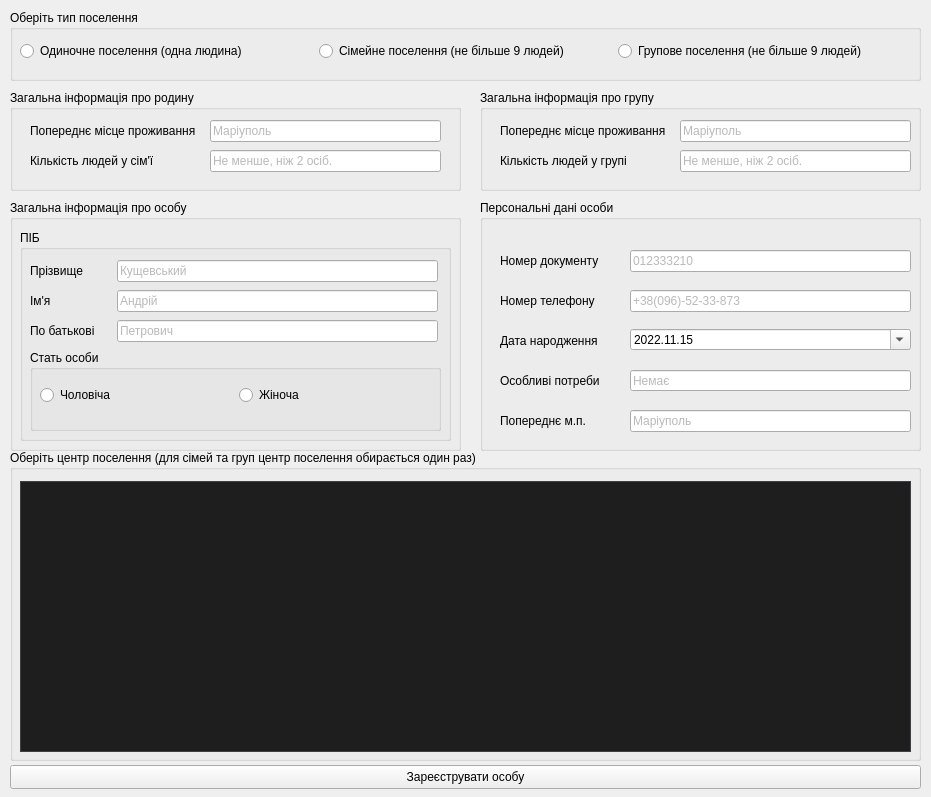
<?xml version="1.0" encoding="UTF-8"?>
<ui version="4.0">
 <class>SettlementWindow</class>
 <widget class="QWidget" name="SettlementWindow">
  <property name="enabled">
   <bool>true</bool>
  </property>
  <property name="geometry">
   <rect>
    <x>0</x>
    <y>0</y>
    <width>931</width>
    <height>797</height>
   </rect>
  </property>
  <property name="windowTitle">
   <string>Form</string>
  </property>
  <property name="windowIcon">
   <iconset resource="icons.qrc">
    <normaloff>:/icons/settelement_icon.png</normaloff>:/icons/settelement_icon.png</iconset>
  </property>
  <widget class="QPushButton" name="applyPushButton">
   <property name="geometry">
    <rect>
     <x>10</x>
     <y>765</y>
     <width>911</width>
     <height>24</height>
    </rect>
   </property>
   <property name="text">
    <string>Зареєструвати особу</string>
   </property>
  </widget>
  <widget class="QGroupBox" name="centerGroupBox">
   <property name="geometry">
    <rect>
     <x>10</x>
     <y>450</y>
     <width>911</width>
     <height>311</height>
    </rect>
   </property>
   <property name="title">
    <string>Оберіть центр поселення (для сімей та груп центр поселення обирається один раз)</string>
   </property>
   <widget class="QTableView" name="centerTableView">
    <property name="geometry">
     <rect>
      <x>10</x>
      <y>31</y>
      <width>891</width>
      <height>271</height>
     </rect>
    </property>
    <property name="styleSheet">
     <string notr="true">/*!*************************************
  VS15 Dark
****************************************
  Author: chintsu_kun
  Version: 2.0.2
  Licence: GNU General Public License v3.0 (https://www.gnu.org/licenses/gpl-3.0.en.html)
  Url: https://github.com/nikolay-borzov/modorganizer-themes
****************************************
*/
/* For some reason applying background-color or border fixes paddings properties */
QListWidget::item {
  border-width: 0; }

/* Don't override install label on download widget.
   MO2 assigns color depending on download state */
#installLabel {
  color: none; }

/* Make `background-color` work for :hover, :focus and :pressed states */
QToolButton {
  border: none; }

/* Main Window */
QWidget {
  background-color: #2D2D30;
  color: #F1F1F1; }
  QWidget::disabled {
    color: #656565; }

/* Common */
/* remove outline */
* {
  outline: 0; }

*:disabled,
QListView::item:disabled,
*::item:selected:disabled {
  color: #656565; }

/* line heights */
/* QTreeView#fileTree::item - currently have problem with size column vertical
   text align  */
#bsaList::item,
#dataTree::item,
QTreeView#modList::item,
QTreeWidget#categoriesTree::item,
#savegameList::item,
#tabConflicts QTreeWidget::item {
  padding: 0.3em 0; }

QListView::item,
QTreeView#espList::item {
  padding-top: 0.3em;
  padding-bottom: 0.3em;
}

/* to enable border color */
QTreeView,
QListView,
QTextEdit,
QWebView,
QTableView {
  border-style: solid;
  border-width: 1px; }

QAbstractItemView {
  color: #DCDCDC;
  background-color: #1E1E1E;
  alternate-background-color: #262626;
  border-color: #3F3F46; }
  QAbstractItemView::item:selected, QAbstractItemView::item:selected:hover {
    background-color: #3399FF;
    color: #F1F1F1; }

QAbstractItemView[filtered=true] {
	border: 2px solid #f00 !important;
}

QAbstractItemView,
QListView,
QTreeView {
  show-decoration-selected: 1; }

QAbstractItemView::item:hover,
QListView::item:hover,
QTreeView::branch:hover,
QTreeWidget::item:hover {
  background-color: rgba(51, 153, 255, 0.3); }

QAbstractItemView::item:selected:disabled,
QListView::item:selected:disabled,
QTreeView::branch:selected:disabled,
QTreeWidget::item:selected:disabled {
  background-color: rgba(51, 153, 255, 0.3); }

QTreeView::branch:selected {
  background-color: #3399FF; }

QLabel {
  background-color: transparent; }

LinkLabel {
  qproperty-linkColor: #3399FF; }

/* Left Pane &amp; File Trees #QTreeView, #QListView*/
QTreeView::branch:closed:has-children {
  image: url(./vs15/branch-closed.png); }

QTreeView::branch:open:has-children {
  image: url(./vs15/branch-open.png); }

/*QListView::item:hover { }
QListView::item:selected { }*/
QListView::item {
  color: #F1F1F1; }

/* Text areas and text fields #QTextEdit, #QLineEdit, #QWebView */
QTextEdit,
QWebView,
QLineEdit,
QAbstractSpinBox,
QAbstractSpinBox::up-button,
QAbstractSpinBox::down-button,
QComboBox {
  background-color: #333337;
  border-color: #3F3F46; }

QLineEdit:hover,
QAbstractSpinBox:hover,
QTextEdit:hover,
QComboBox:hover,
QComboBox:editable:hover {
  border-color: #007ACC; }

QLineEdit:focus,
QAbstractSpinBox::focus,
QTextEdit:focus,
QComboBox:focus,
QComboBox:editable:focus,
QComboBox:on {
  background-color: #3F3F46;
  border-color: #3399FF; }

QComboBox:on {
  border-bottom-color: #3F3F46; }

QLineEdit,
QAbstractSpinBox {
  min-height: 15px;
  padding: 2px;
  border-style: solid;
  border-width: 1px; }

QLineEdit {
  margin-top: 0; }

/* clear button */
QLineEdit QToolButton,
QLineEdit QToolButton:hover {
  background: none;
  margin-top: 1px; }

QLineEdit#espFilterEdit QToolButton {
  margin-top: -2px;
  margin-bottom: 1px; }

/* Drop-downs #QComboBox*/
QComboBox {
  min-height: 20px;
  padding-left: 5px;
  margin: 3px 0 1px 0;
  border-style: solid;
  border-width: 1px; }
  QComboBox:editable {
    padding-left: 3px;
    /* to enable hover styles */
    background-color: transparent; }
  QComboBox::drop-down {
    width: 20px;
    subcontrol-origin: padding;
    subcontrol-position: top right;
    border: none;
    /* If you need to set style for drop-down button
    &amp;:on,
    &amp;:editable:hover {
      background-color: red;
    } */ }
  QComboBox::down-arrow {
    image: url(./vs15/combobox-down.png); }
  QComboBox QAbstractItemView {
    background-color: #1B1B1C;
    selection-background-color: #3F3F46;
    border-color: #3399FF;
    border-style: solid;
    border-width: 0 1px 1px 1px; }

/* doesn't work http://stackoverflow.com/questions/13308341/qcombobox-abstractitemviewitem*/
/*QComboBox QAbstractItemView:item {
  padding: 10px;
  margin: 10px;
}*/
/* Toolbar */
QToolBar {
  border: none; }

QToolBar::separator {
  border-left-color: #222222;
  border-right-color: #46464A;
  border-width: 0 1px 0 1px;
  border-style: solid;
  width: 0; }

QToolButton {
  padding: 4px; }
  QToolButton:hover, QToolButton:focus {
    background-color: #3E3E40; }
  QToolButton:pressed {
    background-color: #3399FF; }

QToolButton::menu-indicator {
  image: url(./vs15/combobox-down.png);
  subcontrol-origin: padding;
  subcontrol-position: center right;
  padding-top: 10%;
  padding-right: 5%; }

/* Group Boxes #QGroupBox */
QGroupBox {
  border-color: #3F3F46;
  border-style: solid;
  border-width: 1px;
  padding: 1em .3em .3em .3em;
  margin-top: .65em; }

QGroupBox::title {
  subcontrol-origin: margin;
  subcontrol-position: top left;
  padding: 2px;
  left: 10px; }

/* LCD Count */
QLCDNumber {
  border-color: #3F3F46;
  border-style: solid;
  border-width: 1px; }

/* Buttons #QPushButton */
QPushButton {
  background-color: #333337;
  border-color: #3F3F46;
  min-height: 18px;
  padding: 2px 5px;
  border-style: solid;
  border-width: 1px; }

QPushButton:hover,
QPushButton:checked,
QPushButton:focus,
QAbstractSpinBox::up-button:hover,
QAbstractSpinBox::down-button:hover {
  background-color: #007ACC; }

QPushButton:pressed,
QPushButton:checked:hover,
QAbstractSpinBox::up-button:pressed,
QAbstractSpinBox::down-button:pressed {
  background-color: #1C97EA; }

QPushButton:disabled,
QAbstractSpinBox::up-button:disabled,
QAbstractSpinBox::down-button:disabled {
  background-color: #333337;
  border-color: #3F3F46; }

QPushButton::menu-indicator {
  image: url(./vs15/combobox-down.png);
  subcontrol-origin: padding;
  subcontrol-position: center right;
  padding-right: 5%; }

/* Dialog buttons */
QDialog QPushButton,
QSlider::handle:horizontal,
QSlider::handle:vertical {
  color: #000000;
  background-color: #DDDDDD;
  border-color: #707070;
  border-style: solid;
  border-width: 1px; }

QDialog QPushButton:hover,
QSlider::handle:horizontal:hover,
QSlider::handle:vertical:hover,
QSlider::handle:horizontal:pressed,
QSlider::handle:vertical:pressed {
  background-color: #BEE6FD;
  border-color: #3C7FB1; }

QSlider::handle:horizontal:focus:!pressed,
QSlider::handle:vertical:focus:!pressed,
QDialog QPushButton:focus,
QDialog QPushButton:checked {
  background-color: #DDDDDD;
  border-color: #3399FF; }

QDialog QPushButton:disabled,
QSlider::handle:horizontal:disabled,
QSlider::handle:vertical:disabled {
  background-color: #333337;
  border-color: #3F3F46; }

QDialog QPushButton {
  min-width: 1.5em;
  padding-left: .5em;
  padding-right: .5em; }

/* Check boxes and Radio buttons common #QCheckBox, #QRadioButton */
QGroupBox::indicator,
QTreeView::indicator,
QCheckBox::indicator,
QRadioButton::indicator {
  background-color: #2D2D30;
  border-color: #3F3F46;
  width: 13px;
  height: 13px;
  border-style: solid;
  border-width: 1px; }
  QGroupBox::indicator:hover,
  QTreeView::indicator:hover,
  QCheckBox::indicator:hover,
  QRadioButton::indicator:hover {
    background-color: #3F3F46;
    border-color: #007ACC; }

QGroupBox::indicator:checked,
QTreeView::indicator:checked,
QCheckBox::indicator:checked {
  image: url(./vs15/checkbox-check.png); }

QGroupBox::indicator:disabled,
QTreeView::indicator:checked:disabled,
QCheckBox::indicator:checked:disabled {
  image: url(./vs15/checkbox-check-disabled.png); }

/* Check boxes special */
QTreeView#modList::indicator {
  width: 15px;
  height: 15px; }

/* Radio buttons #QRadioButton */
QRadioButton::indicator {
  border-radius: 7px; }
  QRadioButton::indicator::checked {
    background-color: #B9B9BA;
    border-width: 2px;
    width: 11px;
    height: 11px; }
    QRadioButton::indicator::checked:hover {
      border-color: #3F3F46; }

/* Spinners #QSpinBox, #QDoubleSpinBox */
QAbstractSpinBox {
  margin: 1px; }

QAbstractSpinBox::up-button,
QAbstractSpinBox::down-button {
  border-style: solid;
  border-width: 1px;
  subcontrol-origin: padding; }

QAbstractSpinBox::up-button {
  subcontrol-position: top right; }

QAbstractSpinBox::up-arrow {
  image: url(./vs15/spinner-up.png); }

QAbstractSpinBox::down-button {
  subcontrol-position: bottom right; }

QAbstractSpinBox::down-arrow {
  image: url(./vs15/spinner-down.png); }

/* Sliders #QSlider */
QSlider::groove:horizontal {
  background-color: #3F3F46;
  border: none;
  height: 8px;
  margin: 2px 0; }

QSlider::handle:horizontal {
  width: .5em;
  height: 2em;
  margin: -7px 0;
  subcontrol-origin: margin; }

/* Scroll Bars #QAbstractScrollArea, #QScrollBar*/
/* assigning background still leaves not filled area*/
QAbstractScrollArea::corner {
  background-color: transparent; }

/* Horizontal */
QScrollBar:horizontal {
  height: 18px;
  border: none;
  margin: 0 23px 0 23px; }

QScrollBar::handle:horizontal {
  min-width: 32px;
  margin: 4px 2px; }

QScrollBar::add-line:horizontal {
  width: 23px;
  subcontrol-position: right;
  subcontrol-origin: margin; }

QScrollBar::sub-line:horizontal {
  width: 23px;
  subcontrol-position: left;
  subcontrol-origin: margin; }

/* Vertical */
QScrollBar:vertical {
  width: 20px;
  border: none;
  margin: 23px 0 23px 0; }

QScrollBar::handle:vertical {
  min-height: 32px;
  margin: 2px 4px; }

QScrollBar::add-line:vertical {
  height: 23px;
  subcontrol-position: bottom;
  subcontrol-origin: margin; }

QScrollBar::sub-line:vertical {
  height: 23px;
  subcontrol-position: top;
  subcontrol-origin: margin; }

/* Combined */
QScrollBar {
  background-color: #3E3E42;
  border: none; }

QScrollBar::handle {
  background-color: #686868; }

QScrollBar::add-line,
QScrollBar::sub-line {
  background-color: #3E3E42;
  border: none; }

/*QScrollBar::add-line:horizontal:hover,
QScrollBar::sub-line:horizontal:hover,
QScrollBar::add-line:vertical:hover,
QScrollBar::sub-line:vertical:hover,
QScrollBar::add-line:horizontal:pressed,
QScrollBar::sub-line:horizontal:pressed,
QScrollBar::add-line:vertical:pressed,
QScrollBar::sub-line:vertical:pressed { }*/
QScrollBar::handle:hover {
  background: #9E9E9E; }

QScrollBar::handle:pressed {
  background: #EFEBEF; }

QScrollBar::handle:disabled {
  background: #555558; }

QScrollBar::add-page,
QScrollBar::sub-page {
  background: transparent; }

QScrollBar::up-arrow:vertical {
  image: url(./vs15/scrollbar-up.png); }

QScrollBar::up-arrow:vertical:hover {
  image: url(./vs15/scrollbar-up-hover.png); }

QScrollBar::up-arrow:vertical:disabled {
  image: url(./vs15/scrollbar-up-disabled.png); }

QScrollBar::right-arrow:horizontal {
  image: url(./vs15/scrollbar-right.png); }

QScrollBar::right-arrow:horizontal:hover {
  image: url(./vs15/scrollbar-right-hover.png); }

QScrollBar::right-arrow:horizontal:disabled {
  image: url(./vs15/scrollbar-right-disabled.png); }

QScrollBar::down-arrow:vertical {
  image: url(./vs15/scrollbar-down.png); }

QScrollBar::down-arrow:vertical:hover {
  image: url(./vs15/scrollbar-down-hover.png); }

QScrollBar::down-arrow:vertical:disabled {
  image: url(./vs15/scrollbar-down-disabled.png); }

QScrollBar::left-arrow:horizontal {
  image: url(./vs15/scrollbar-left.png); }

QScrollBar::left-arrow:horizontal:hover {
  image: url(./vs15/scrollbar-left-hover.png); }

QScrollBar::left-arrow:horizontal:disabled {
  image: url(./vs15/scrollbar-left-disabled.png); }

/* Header Rows and Tables (Configure Mod Categories) #QTableView, #QHeaderView */
QTableView {
  gridline-color: #3F3F46;
  selection-background-color: #3399FF;
  selection-color: #F1F1F1; }

QTableView QTableCornerButton::section {
  background: #252526;
  border-color: #3F3F46;
  border-style: solid;
  border-width: 0 1px 1px 0; }

QHeaderView {
  border: none; }

QHeaderView::section {
  background: #252526;
  border-color: #3F3F46;
  padding: 3px 5px;
  border-style: solid;
  border-width: 0 1px 1px 0; }

QHeaderView::section:hover {
  background: #3E3E40;
  color: #F6F6F6; }

/*QHeaderView::section:first { }*/
QHeaderView::section:last {
  border-right: 0; }

QHeaderView::up-arrow {
  image: url(./vs15/sort-asc.png);
  margin-bottom: -37px; }

DownloadListView QHeaderView::up-arrow {
  margin-bottom: -47px; }

QHeaderView::down-arrow {
  image: url(./vs15/sort-desc.png);
  margin-bottom: 0; }

/* Context menus, toolbar drop-downs #QMenu  */
QMenu {
  background-color: #1A1A1C;
  border-color: #333337;
  border-style: solid;
  border-width: 1px;
  padding: 2px; }

QMenu::item {
  background: transparent;
  padding: 4px 20px; }

QMenu::item:selected, QMenuBar::item:selected {
  background-color: #333334; }

QMenu::item:disabled {
  background-color: transparent; }

QMenu::separator {
  background-color: #333337;
  height: 1px;
  margin: 1px 0; }

QMenu::icon {
  margin: 1px; }

QMenu::right-arrow {
  image: url(./vs15/sub-menu-arrow.png);
  subcontrol-origin: padding;
  subcontrol-position: center right;
  padding-right: .5em; }

QMenu QPushButton {
  background-color: transparent;
  border-color: #3F3F46;
  margin: 1px 0 1px 0; }

QMenu QCheckBox,
QMenu QRadioButton {
  background-color: transparent;
  padding: 5px 2px; }

/* Tool tips #QToolTip, #SaveGameInfoWidget */
QToolTip,
SaveGameInfoWidget {
  background-color: #424245;
  border-color: #4D4D50;
  color: #F1F1F1;
  border-style: solid;
  border-width: 1px;
  padding: 2px; }

QStatusBar::item {border: None;}

/* Progress Bars (Downloads) #QProgressBar */
QProgressBar {
  background-color: #E6E6E6;
  color: #000;
  border-color: #BCBCBC;
  text-align: center;
  border-style: solid;
  border-width: 1px;
  margin: 0 0px; }

QProgressBar::chunk {
  background: #06B025; }

DownloadListView[downloadView=standard]::item {
	padding: 16px;
}

DownloadListView[downloadView=compact]::item {
	padding: 4px;
}

/* Right Pane and Tab Bars #QTabWidget, #QTabBar */
QTabWidget::pane {
  border-color: #3F3F46;
  border-top-color: #007ACC;
  top: 0;
  border-style: solid;
  border-width: 1px; }

QTabWidget::pane:disabled {
  border-top-color: #3F3F46; }

/*QTabWidget::tab-bar { }*/
QTabBar::tab {
  background-color: transparent;
  padding: 4px 1em;
  border: none; }

QTabBar::tab:hover {
  background-color: #1C97EA; }

QTabBar::tab:selected,
QTabBar::tab:selected:hover {
  background-color: #007ACC; }

QTabBar::tab:disabled {
  background-color: transparent;
  color: #656565; }

QTabBar::tab:selected:disabled {
  background-color: #3F3F46; }

/* Scrollers */
QTabBar QToolButton {
  background-color: #333337;
  border-color: #3F3F46;
  padding: 1px;
  margin: 0;
  border-style: solid;
  border-width: 1px; }

QTabBar QToolButton:hover {
  border-color: #007ACC;
  border-width: 1px;
  border-style: solid; }

QTabBar QToolButton:disabled,
QTabBar QToolButton:pressed:hover {
  background-color: #333337; }

/*QTabBar::tear { }*/
QTabBar::scroller {
  width: 23px;
  background-color: red; }

QTabBar QToolButton::right-arrow {
  image: url(./vs15/scrollbar-right.png); }

QTabBar QToolButton::right-arrow:hover {
  image: url(./vs15/scrollbar-right-hover.png); }

QTabBar QToolButton::left-arrow {
  image: url(./vs15/scrollbar-left.png); }

QTabBar QToolButton::left-arrow:hover {
  image: url(./vs15/scrollbar-left-hover.png); }

/* Special styles */
QWidget#tabImages QPushButton {
  background-color: transparent;
  margin: 0 .3em;
  padding: 0; }

/* like dialog QPushButton*/
QWidget#tabESPs QToolButton {
  color: #000000;
  background-color: #DDDDDD;
  border-color: #707070;
  border-style: solid;
  border-width: 1px; }

QWidget#tabESPs QToolButton:hover {
  background-color: #BEE6FD;
  border-color: #3C7FB1; }

QWidget#tabESPs QToolButton:focus {
  background-color: #DDDDDD;
  border-color: #3399FF; }

QWidget#tabESPs QToolButton:disabled {
  background-color: #333337;
  border-color: #3F3F46; }

QTreeWidget#categoriesList {
  /*min-width: 225px;*/ }

QTreeWidget#categoriesList::item {
  background-position: center left;
  background-repeat: no-repeat;
  padding: .35em 10px; }

QTreeWidget#categoriesList::item:has-children {
  background-image: url(./vs15/branch-closed.png); }

QTreeWidget#categoriesList::item:has-children:open {
  background-image: url(./vs15/branch-open.png); }

QDialog#QueryOverwriteDialog QPushButton {
  margin-left: .5em; }

QDialog#PyCfgDialog QPushButton:hover {
  background-color: #BEE6FD; }

QLineEdit#modFilterEdit {
  margin-top: 2px; }

/* highlight unchecked BSAs */
QWidget#bsaTab QTreeWidget::indicator:unchecked {
  background-color: #3399FF; }

/* increase version text field */
QLineEdit#versionEdit {
  max-width: 100px; }

/* Dialogs width changes */
/* increase width to prevent buttons cutting */
QDialog#QueryOverwriteDialog {
  min-width: 565px; }

QDialog#ModInfoDialog {
  min-width: 850px; }

QLineEdit[valid-filter=false] {
	background-color: #661111 !important;
}</string>
    </property>
   </widget>
  </widget>
  <widget class="QGroupBox" name="typeSetGroupBox">
   <property name="geometry">
    <rect>
     <x>10</x>
     <y>10</y>
     <width>911</width>
     <height>71</height>
    </rect>
   </property>
   <property name="title">
    <string>Оберіть тип поселення</string>
   </property>
   <widget class="QWidget" name="layoutWidget_2">
    <property name="geometry">
     <rect>
      <x>10</x>
      <y>30</y>
      <width>891</width>
      <height>22</height>
     </rect>
    </property>
    <layout class="QHBoxLayout" name="horizontalLayout">
     <item>
      <widget class="QRadioButton" name="singleRadioButton">
       <property name="text">
        <string>Одиночне поселення (одна людина)</string>
       </property>
      </widget>
     </item>
     <item>
      <widget class="QRadioButton" name="familyRadioButton">
       <property name="text">
        <string>Сімейне поселення (не більше 9 людей)</string>
       </property>
      </widget>
     </item>
     <item>
      <widget class="QRadioButton" name="groupRadioButton">
       <property name="text">
        <string>Групове поселення (не більше 9 людей)</string>
       </property>
      </widget>
     </item>
    </layout>
   </widget>
  </widget>
  <widget class="QGroupBox" name="personInfoGroupBox">
   <property name="geometry">
    <rect>
     <x>10</x>
     <y>200</y>
     <width>451</width>
     <height>251</height>
    </rect>
   </property>
   <property name="title">
    <string>Загальна інформація про особу</string>
   </property>
   <widget class="QGroupBox" name="initialsGroupBox">
    <property name="geometry">
     <rect>
      <x>10</x>
      <y>30</y>
      <width>431</width>
      <height>211</height>
     </rect>
    </property>
    <property name="title">
     <string>ПІБ</string>
    </property>
    <widget class="QLineEdit" name="lastnameLineEdit">
     <property name="geometry">
      <rect>
       <x>97</x>
       <y>30</y>
       <width>321</width>
       <height>22</height>
      </rect>
     </property>
     <property name="styleSheet">
      <string notr="true">color: rgb(115, 115, 115);</string>
     </property>
     <property name="placeholderText">
      <string>Кущевський</string>
     </property>
    </widget>
    <widget class="QLabel" name="lastnameLabel">
     <property name="geometry">
      <rect>
       <x>10</x>
       <y>30</y>
       <width>81</width>
       <height>22</height>
      </rect>
     </property>
     <property name="text">
      <string>Прізвище</string>
     </property>
    </widget>
    <widget class="QLabel" name="firstnameLabel">
     <property name="geometry">
      <rect>
       <x>10</x>
       <y>60</y>
       <width>81</width>
       <height>22</height>
      </rect>
     </property>
     <property name="text">
      <string>Ім'я</string>
     </property>
    </widget>
    <widget class="QLineEdit" name="firstnameLineEdit">
     <property name="geometry">
      <rect>
       <x>97</x>
       <y>60</y>
       <width>321</width>
       <height>22</height>
      </rect>
     </property>
     <property name="styleSheet">
      <string notr="true">color: rgb(115, 115, 115);</string>
     </property>
     <property name="placeholderText">
      <string>Андрій</string>
     </property>
    </widget>
    <widget class="QLineEdit" name="middlenameLineEdit">
     <property name="geometry">
      <rect>
       <x>97</x>
       <y>90</y>
       <width>321</width>
       <height>22</height>
      </rect>
     </property>
     <property name="styleSheet">
      <string notr="true">color: rgb(115, 115, 115);</string>
     </property>
     <property name="placeholderText">
      <string>Петрович</string>
     </property>
    </widget>
    <widget class="QLabel" name="middlenameLabel">
     <property name="geometry">
      <rect>
       <x>10</x>
       <y>90</y>
       <width>81</width>
       <height>22</height>
      </rect>
     </property>
     <property name="text">
      <string>По батькові</string>
     </property>
    </widget>
    <widget class="QGroupBox" name="sexGroupBox">
     <property name="geometry">
      <rect>
       <x>10</x>
       <y>120</y>
       <width>411</width>
       <height>81</height>
      </rect>
     </property>
     <property name="title">
      <string>Стать особи</string>
     </property>
     <widget class="QWidget" name="layoutWidget">
      <property name="geometry">
       <rect>
        <x>10</x>
        <y>30</y>
        <width>391</width>
        <height>31</height>
       </rect>
      </property>
      <layout class="QHBoxLayout" name="horizontalLayout_2">
       <item>
        <widget class="QRadioButton" name="maleRadioButton">
         <property name="text">
          <string>Чоловіча</string>
         </property>
        </widget>
       </item>
       <item>
        <widget class="QRadioButton" name="femaleRadioButton">
         <property name="text">
          <string>Жіноча</string>
         </property>
        </widget>
       </item>
      </layout>
     </widget>
    </widget>
   </widget>
  </widget>
  <widget class="QGroupBox" name="groupInfoGroupBox">
   <property name="geometry">
    <rect>
     <x>480</x>
     <y>90</y>
     <width>441</width>
     <height>101</height>
    </rect>
   </property>
   <property name="title">
    <string>Загальна інформація про групу</string>
   </property>
   <widget class="QLineEdit" name="groupPreviousResidenceLineEdit">
    <property name="geometry">
     <rect>
      <x>200</x>
      <y>30</y>
      <width>231</width>
      <height>22</height>
     </rect>
    </property>
    <property name="styleSheet">
     <string notr="true">color: rgb(115, 115, 115);</string>
    </property>
    <property name="placeholderText">
     <string>Маріуполь</string>
    </property>
   </widget>
   <widget class="QLabel" name="label_3">
    <property name="geometry">
     <rect>
      <x>20</x>
      <y>30</y>
      <width>181</width>
      <height>21</height>
     </rect>
    </property>
    <property name="text">
     <string>Попереднє місце проживання</string>
    </property>
   </widget>
   <widget class="QLabel" name="label_4">
    <property name="geometry">
     <rect>
      <x>20</x>
      <y>60</y>
      <width>181</width>
      <height>21</height>
     </rect>
    </property>
    <property name="text">
     <string>Кількість людей у групі</string>
    </property>
   </widget>
   <widget class="QLineEdit" name="groupPeopleAmountLineEdit">
    <property name="geometry">
     <rect>
      <x>200</x>
      <y>60</y>
      <width>231</width>
      <height>22</height>
     </rect>
    </property>
    <property name="styleSheet">
     <string notr="true">color: rgb(115, 115, 115);</string>
    </property>
    <property name="text">
     <string/>
    </property>
    <property name="placeholderText">
     <string>Не менше, ніж 2 осіб.</string>
    </property>
   </widget>
  </widget>
  <widget class="QGroupBox" name="personalInfoGroupBox">
   <property name="geometry">
    <rect>
     <x>480</x>
     <y>200</y>
     <width>441</width>
     <height>251</height>
    </rect>
   </property>
   <property name="title">
    <string>Персональні дані особи</string>
   </property>
   <property name="checkable">
    <bool>false</bool>
   </property>
   <widget class="QLabel" name="telephoneLabel">
    <property name="geometry">
     <rect>
      <x>20</x>
      <y>90</y>
      <width>131</width>
      <height>22</height>
     </rect>
    </property>
    <property name="text">
     <string>Номер телефону</string>
    </property>
   </widget>
   <widget class="QLineEdit" name="passportLineEdit">
    <property name="geometry">
     <rect>
      <x>150</x>
      <y>50</y>
      <width>281</width>
      <height>22</height>
     </rect>
    </property>
    <property name="styleSheet">
     <string notr="true">color: rgb(115, 115, 115);</string>
    </property>
    <property name="placeholderText">
     <string>012333210</string>
    </property>
   </widget>
   <widget class="QLineEdit" name="telephoneLineEdit">
    <property name="geometry">
     <rect>
      <x>150</x>
      <y>90</y>
      <width>281</width>
      <height>22</height>
     </rect>
    </property>
    <property name="styleSheet">
     <string notr="true">color: rgb(115, 115, 115);</string>
    </property>
    <property name="placeholderText">
     <string>+38(096)-52-33-873</string>
    </property>
   </widget>
   <widget class="QLabel" name="passportLabel">
    <property name="geometry">
     <rect>
      <x>20</x>
      <y>50</y>
      <width>131</width>
      <height>22</height>
     </rect>
    </property>
    <property name="text">
     <string>Номер документу</string>
    </property>
   </widget>
   <widget class="QDateEdit" name="birthdayDateEdit">
    <property name="geometry">
     <rect>
      <x>150</x>
      <y>129</y>
      <width>281</width>
      <height>21</height>
     </rect>
    </property>
    <property name="displayFormat">
     <string>yyyy.MM.dd</string>
    </property>
    <property name="calendarPopup">
     <bool>true</bool>
    </property>
    <property name="date">
     <date>
      <year>2022</year>
      <month>11</month>
      <day>15</day>
     </date>
    </property>
   </widget>
   <widget class="QLabel" name="birthdayLabel">
    <property name="geometry">
     <rect>
      <x>20</x>
      <y>130</y>
      <width>131</width>
      <height>21</height>
     </rect>
    </property>
    <property name="text">
     <string>Дата народження</string>
    </property>
   </widget>
   <widget class="QLabel" name="needsLabel">
    <property name="geometry">
     <rect>
      <x>20</x>
      <y>170</y>
      <width>131</width>
      <height>22</height>
     </rect>
    </property>
    <property name="text">
     <string>Особливі потреби</string>
    </property>
   </widget>
   <widget class="QLineEdit" name="needsLineEdit">
    <property name="geometry">
     <rect>
      <x>150</x>
      <y>170</y>
      <width>281</width>
      <height>21</height>
     </rect>
    </property>
    <property name="styleSheet">
     <string notr="true">color: rgb(115, 115, 115);</string>
    </property>
    <property name="placeholderText">
     <string>Немає</string>
    </property>
   </widget>
   <widget class="QLineEdit" name="previousPlaceIndLineEdit">
    <property name="geometry">
     <rect>
      <x>150</x>
      <y>210</y>
      <width>281</width>
      <height>22</height>
     </rect>
    </property>
    <property name="styleSheet">
     <string notr="true">color: rgb(115, 115, 115);</string>
    </property>
    <property name="placeholderText">
     <string>Маріуполь</string>
    </property>
   </widget>
   <widget class="QLabel" name="previousPlaceIndLabel">
    <property name="geometry">
     <rect>
      <x>20</x>
      <y>210</y>
      <width>131</width>
      <height>21</height>
     </rect>
    </property>
    <property name="font">
     <font>
      <family>Segoe UI</family>
      <pointsize>9</pointsize>
     </font>
    </property>
    <property name="text">
     <string>Попереднє м.п.</string>
    </property>
   </widget>
  </widget>
  <widget class="QGroupBox" name="familyInfoGroupBox">
   <property name="geometry">
    <rect>
     <x>10</x>
     <y>90</y>
     <width>451</width>
     <height>101</height>
    </rect>
   </property>
   <property name="title">
    <string>Загальна інформація про родину</string>
   </property>
   <widget class="QLineEdit" name="familyPreviousResidenceLineEdit">
    <property name="geometry">
     <rect>
      <x>200</x>
      <y>30</y>
      <width>231</width>
      <height>22</height>
     </rect>
    </property>
    <property name="styleSheet">
     <string notr="true">color: rgb(115, 115, 115);</string>
    </property>
    <property name="text">
     <string/>
    </property>
    <property name="placeholderText">
     <string>Маріуполь</string>
    </property>
   </widget>
   <widget class="QLabel" name="label">
    <property name="geometry">
     <rect>
      <x>20</x>
      <y>30</y>
      <width>181</width>
      <height>21</height>
     </rect>
    </property>
    <property name="text">
     <string>Попереднє місце проживання</string>
    </property>
   </widget>
   <widget class="QLabel" name="label_2">
    <property name="geometry">
     <rect>
      <x>20</x>
      <y>60</y>
      <width>181</width>
      <height>21</height>
     </rect>
    </property>
    <property name="text">
     <string>Кількість людей у сім'ї</string>
    </property>
   </widget>
   <widget class="QLineEdit" name="familyPeopleAmountLineEdit">
    <property name="geometry">
     <rect>
      <x>200</x>
      <y>60</y>
      <width>231</width>
      <height>22</height>
     </rect>
    </property>
    <property name="styleSheet">
     <string notr="true">color: rgb(115, 115, 115);</string>
    </property>
    <property name="placeholderText">
     <string>Не менше, ніж 2 осіб.</string>
    </property>
   </widget>
  </widget>
 </widget>
 <resources>
  <include location="icons.qrc"/>
 </resources>
 <connections/>
</ui>
